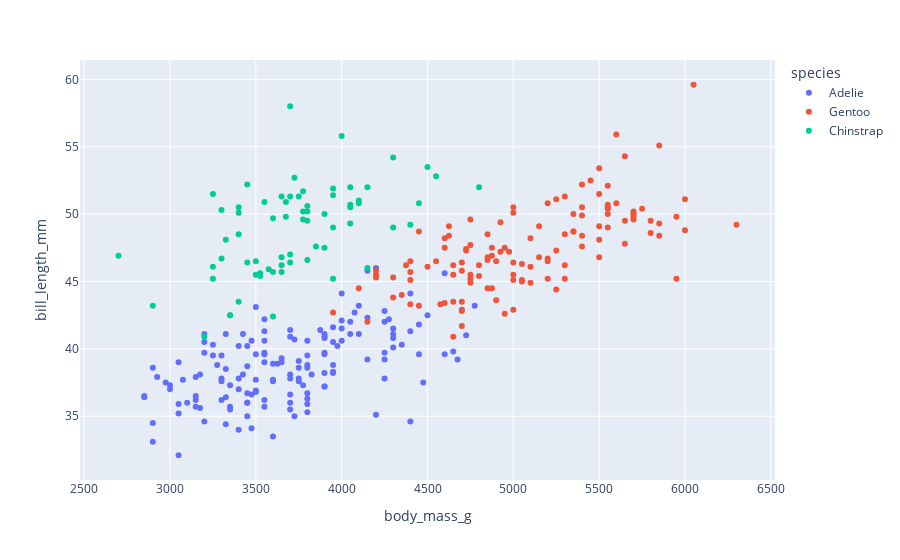

This figure's notebook cell:
### Code cell
px.scatter(penguins, x="body_mass_g", y="bill_length_mm", color="species")

### Figure 1 — Plotly figure (JSON) as saved in the notebook; plotly's stock layout.template omitted (floating-point values rounded to 4 significant figures; data arrays with more than 128 entries replaced by an {"elided": "..."} marker saying what was removed)
{"data": [{"hovertemplate": "species=Adelie<br>body_mass_g=%{x}<br>bill_length_mm=%{y}<extra></extra>", "legendgroup": "Adelie", "marker": {"color": "#636efa", "symbol": "circle"}, "mode": "markers", "name": "Adelie", "orientation": "v", "showlegend": true, "type": "scatter", "x": {"elided": "152 int values"}, "xaxis": "x", "y": {"elided": "152 float values"}, "yaxis": "y"}, {"hovertemplate": "species=Gentoo<br>body_mass_g=%{x}<br>bill_length_mm=%{y}<extra></extra>", "legendgroup": "Gentoo", "marker": {"color": "#EF553B", "symbol": "circle"}, "mode": "markers", "name": "Gentoo", "orientation": "v", "showlegend": true, "type": "scatter", "x": [4500, 5700, 4450, 5700, 5400, 4550, 4800, 5200, 4400, 5150, 4650, 5550, 4650, 5850, 4200, 5850, 4150, 6300, 4800, 5350, 5700, 5000, 4400, 5050, 5000, 5100, 4100, 5650, 4600, 5550, 5250, 4700, 5050, 6050, 5150, 5400, 4950, 5250, 4350, 5350, 3950, 5700, 4300, 4750, 5550, 4900, 4200, 5400, 5100, 5300, 4850, 5300, 4400, 5000, 4900, 5050, 4300, 5000, 4450, 5550, 4200, 5300, 4400, 5650, 4700, 5700, 4650, 5800, 4700, 5550, 4750, 5000, 5100, 5200, 4700, 5800, 4600, 6000, 4750, 5950, 4625, 5450, 4725, 5350, 4750, 5600, 4600, 5300, 4875, 5550, 4950, 5400, 4750, 5650, 4850, 5200, 4925, 4875, 4625, 5250, 4850, 5600, 4975, 5500, 4725, 5500, 4700, 5500, 4575, 5500, 5000, 5950, 4650, 5500, 4375, 5850, 4875, 6000, 4925, null, 4850, 5750, 5200, 5400], "xaxis": "x", "y": [46.1, 50, 48.7, 50, 47.6, 46.5, 45.4, 46.7, 43.3, 46.8, 40.9, 49, 45.5, 48.4, 45.8, 49.3, 42, 49.2, 46.2, 48.7, 50.2, 45.1, 46.5, 46.3, 42.9, 46.1, 44.5, 47.8, 48.2, 50, 47.3, 42.8, 45.1, 59.6, 49.1, 48.4, 42.6, 44.4, 44, 48.7, 42.7, 49.6, 45.3, 49.6, 50.5, 43.6, 45.5, 50.5, 44.9, 45.2, 46.6, 48.5, 45.1, 50.1, 46.5, 45, 43.8, 45.5, 43.2, 50.4, 45.3, 46.2, 45.7, 54.3, 45.8, 49.8, 46.2, 49.5, 43.5, 50.7, 47.7, 46.4, 48.2, 46.5, 46.4, 48.6, 47.5, 51.1, 45.2, 45.2, 49.1, 52.5, 47.4, 50, 44.9, 50.8, 43.4, 51.3, 47.5, 52.1, 47.5, 52.2, 45.5, 49.5, 44.5, 50.8, 49.4, 46.9, 48.4, 51.1, 48.5, 55.9, 47.2, 49.1, 47.3, 46.8, 41.7, 53.4, 43.3, 48.1, 50.5, 49.8, 43.5, 51.5, 46.2, 55.1, 44.5, 48.8, 47.2, null, 46.8, 50.4, 45.2, 49.9], "yaxis": "y"}, {"hovertemplate": "species=Chinstrap<br>body_mass_g=%{x}<br>bill_length_mm=%{y}<extra></extra>", "legendgroup": "Chinstrap", "marker": {"color": "#00cc96", "symbol": "circle"}, "mode": "markers", "name": "Chinstrap", "orientation": "v", "showlegend": true, "type": "scatter", "x": [3500, 3900, 3650, 3525, 3725, 3950, 3250, 3750, 4150, 3700, 3800, 3775, 3700, 4050, 3575, 4050, 3300, 3700, 3450, 4400, 3600, 3400, 2900, 3800, 3300, 4150, 3400, 3800, 3700, 4550, 3200, 4300, 3350, 4100, 3600, 3900, 3850, 4800, 2700, 4500, 3950, 3650, 3550, 3500, 3675, 4450, 3400, 4300, 3250, 3675, 3325, 3950, 3600, 4050, 3350, 3450, 3250, 4050, 3800, 3525, 3950, 3650, 3650, 4000, 3400, 3775, 4100, 3775], "xaxis": "x", "y": [46.5, 50, 51.3, 45.4, 52.7, 45.2, 46.1, 51.3, 46, 51.3, 46.6, 51.7, 47, 52, 45.9, 50.5, 50.3, 58, 46.4, 49.2, 42.4, 48.5, 43.2, 50.6, 46.7, 52, 50.5, 49.5, 46.4, 52.8, 40.9, 54.2, 42.5, 51, 49.7, 47.5, 47.6, 52, 46.9, 53.5, 49, 46.2, 50.9, 45.5, 50.9, 50.8, 50.1, 49, 51.5, 49.8, 48.1, 51.4, 45.7, 50.7, 42.5, 52.2, 45.2, 49.3, 50.2, 45.6, 51.9, 46.8, 45.7, 55.8, 43.5, 49.6, 50.8, 50.2], "yaxis": "y"}], "layout": {"legend": {"title": {"text": "species"}, "tracegroupgap": 0}, "margin": {"t": 60}, "xaxis": {"anchor": "y", "domain": [0, 1], "title": {"text": "body_mass_g"}}, "yaxis": {"anchor": "x", "domain": [0, 1], "title": {"text": "bill_length_mm"}}}}
